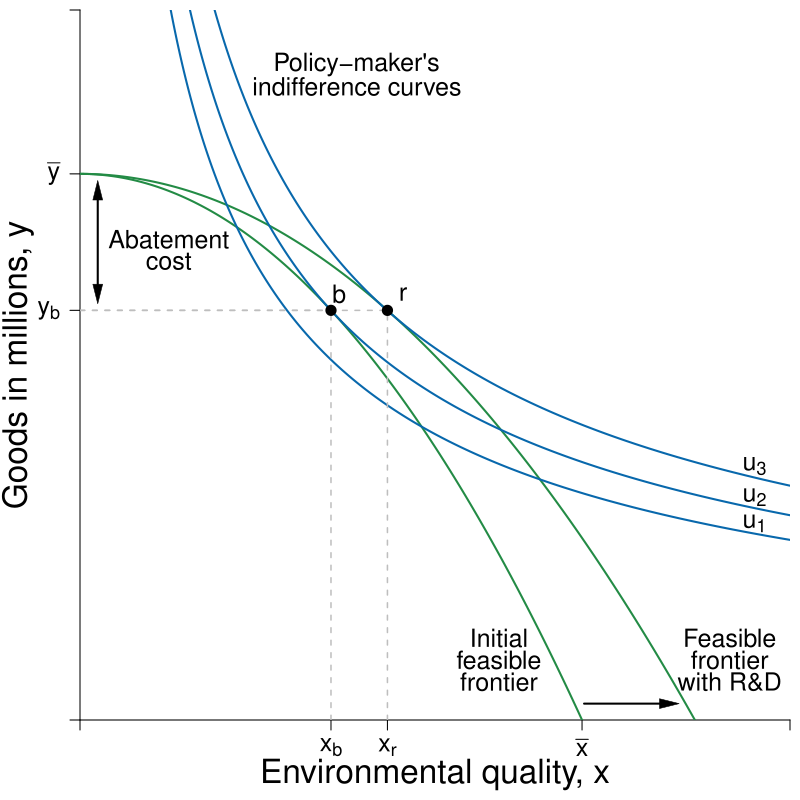

Write R code to recreate this figure.
#Graph Designer: Simon Halliday & Riley Boeth '17 & Madeleine Wettach '20
#Authors: Bowles, Foley and Halliday
#Title: Microeconomics: Competition, Conflict and Coordination

library(shape)
pdf(file = "constrained_optimization/indiff_feasible_environ_rd.pdf", width = 8, height = 8)

#Set parameters for graphics
pointsize <- 1.8
axislabelsize <- 2
labelsize <- 1.5
namesize <- 1.8
annotatesize <- 1.5
graphlinewidth <- 2
segmentlinewidth <- 1.5

COL <- c("#7fc97f", "#beaed4", "#fdc086", "#ffff99", "#386cb0", "#f0027f", "#bf5b17", "#666666")
COLA <- c("#e0f3db", "#99d8c9","#66c2a4","#41ae76", "#238b45", "#005824")
COLB <- c("#4eb3d3", "#2b8cbe", "#0868ac","#084081")

#Edited the margins to cater for the larger LHS labels
par(mar =  c(4, 4, 0.5, 0.5))

#Feasibility frontier equation and new feasbility frontier equation with R&D

ppf <- function(x, y) {
  100-((x^2)/2)
}

ppf_rd <- function(x, y) {
  100-((x^2)/3)
}

#change alpha to .4

uFn <- function(x, y, alpha = 0.4){
  (x^alpha)*(y^(1-alpha))
}

#Add limits on axes and levels of utility for each indifference curve

ylims <- c(0, 130)
xlims <- c(0, 20)

npts <- 501 
x <- seq(xlims[1], xlims[2], length.out = npts)
y <- seq(ylims[1], ylims[2], length.out = npts) 

a <- c(27, 29.16, 31.616) #alpha = 0.4

plot(0, 0, xlim = xlims, ylim = ylims, type = "n",
     xlab = expression(paste("")),
     ylab = expression(paste("")), 
     xaxt = "n", 
     yaxt = "n", 
     cex.lab = axislabelsize, 
     bty = "n", 
     xaxs="i", 
     yaxs="i"
)

#x and y limits and ticks 

# ticksx <- seq(from = 0, to = xlims[2], by = 1)
# xlabels <- seq(from = 0, to = xlims[2], by = 1)
# ticksy <- seq(from = 0, to = ylims[2], by = 10)
# ylabels <- seq(from = 0, to = ylims[2], by = 10)

ticksx <- c(xlims[1], 7.07, 8.66, 14.14214, xlims[2])
xlabels <- c(NA, expression(paste(x[b])), expression(paste(x[r])), expression(paste(bar(x))), NA)
ticksy <- c(ylims[1], ppf(x = 7.07), 100, ylims[2])
ylabels <- c(NA, expression(paste(y[b])), expression(paste(bar(y))), NA)

axis(1, at = ticksx, pos = 0, labels = xlabels, cex.axis = labelsize)
axis(2, at = ticksy, pos = 0, labels = ylabels, las = 1, cex.axis = labelsize)

npts <- 500 
xx1 <- seq(xlims[1], xlims[2], length.out = npts)
xx2 <- seq(0, xlims[2], length.out = npts)
xx3 <- seq(xlims[1], 0, length.out = npts)
xx4 <- seq(-11, 0, length.out = npts)

Arrows(0.5, 78, 0.5, 97, col = "black", lty = 1, lwd = 2, code = 3, arr.type = "triangle", arr.lwd = 0.5)
text(2.5, 88, expression("Abatement"), cex = labelsize)
text(2.5, 84, expression("Cost"), cex = labelsize)

#Draw the feasibility frontiers
lines(xx1, ppf(xx1, y), col = COLA[5], lwd = graphlinewidth)
lines(xx1, ppf_rd(xx1, y), col = COLA[5], lwd = graphlinewidth)

#Label the feasibility frontier frontier
text(11.8, 15, expression("Initial"), cex = labelsize)
text(11.8, 11, expression("feasible"), cex = labelsize)
text(11.8, 7, expression("frontier"), cex = labelsize)


#Label the feasibility frontier with R&D frontier
text(18.3, 15, expression("Feasible"), cex = labelsize)
text(18.3, 11, expression("frontier"), cex = labelsize)
text(18.3, 7, expression("with R&D"), cex = labelsize)
Arrows(14.2, 3, 16.6, 3, col = "black", lty = 1, lwd = 2, arr.type = "triangle", arr.lwd = 0.5)

contour(x, y, 
        outer(x, y, uFn),
        drawlabels = FALSE,
        col = COLB[3],
        lwd = graphlinewidth,
        levels = a, 
        xaxs="i", 
        yaxs="i", 
        add = TRUE)

#Axis labels
#mtext(expression(paste("Environmental quality, ", x)), side = 1, line = 2.5, cex = axislabelsize)
text(0.5*xlims[2], -10, expression(paste("Environmental quality, ", x)), xpd = TRUE, cex = axislabelsize) 
text(-1.75, 0.5*ylims[2], expression(paste("Goods in millions, ", y)), xpd = TRUE, cex = axislabelsize, srt = 90) 

#Label the indifference curves generally
text(7.8, 120, expression("Policy-maker's"), cex = labelsize)
text(7.8, 116, expression("indifference curves"), cex = labelsize)

#Label the indifference curves and place labels properly
text(19, 36, expression(u[1]), cex = labelsize)
text(19, 40.8, expression(u[2]), cex = labelsize)
text(19, 46.5, expression(u[3]), cex = labelsize)

#Annotate max u point on feasibility with r&D frontier
text(9.1, ppf_rd(8.66) + 3, expression(paste(r)), cex = labelsize)
segments(8.66, 0, 8.66, ppf_rd(x = 8.66), lty = 2, col = "gray", lwd = segmentlinewidth)
segments(0, ppf_rd(x = 8.66), 8.66, ppf_rd(x = 8.66), lty = 2, col = "gray", lwd = segmentlinewidth)
points(8.66, ppf_rd(x = 8.66), pch = 16, col = "black", cex = 1.5)

#Annotate max u point on feasibility frontier
text(7.3, ppf(7.07) + 3, expression(paste(b)), cex = labelsize)
segments(7.07, 0, 7.07, ppf(x = 7.07), lty = 2, col = "gray", lwd = segmentlinewidth)
segments(0, ppf(x = 7.07), 7.07, ppf(x = 7.07), lty = 2, col = "gray", lwd = segmentlinewidth)
points(7.07, ppf(x = 7.07), pch = 16, col = "black", cex = 1.5)

#Added arrow for abatement costs and labeled the arrow as such
#arrows(.2, 75, .2, 100, length = 0.1, angle = 30, code = 3, col = par("fg"), lty = par("lty"),   lwd = par("lwd"))
#text(1.71, 88, expression(paste("Abatement")), cex = labelsize)
#text(1.05, 84, expression(paste("Costs")), cex = labelsize)


dev.off()
